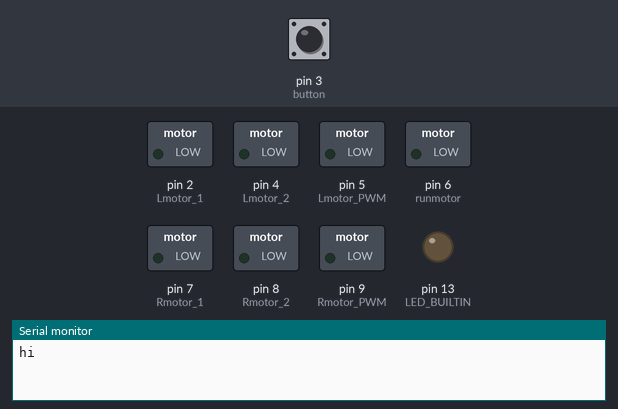
The sketch below on a simulated Arduino Nano, built with avr-gcc and run on an emulated ATmega328P. Shown: switched loads named in the sketch (green lamp = pin HIGH), output pins drawn as LEDs (lit = HIGH), the last lines printed to the serial monitor. Inputs (shaded band) come from the test bench; at power-on: pin 3 (button) HIGH.

Above: at 1.4 s.
1.5 s: pin 3 (button) pulled LOW for 0.15 s
At 2.1 s:
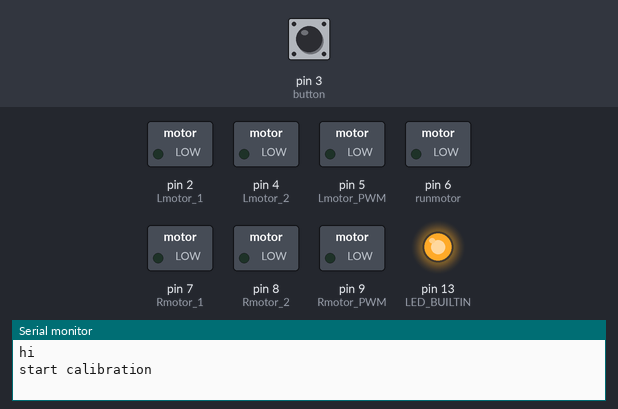
Timing chart, 0 to 7.7 s (numbered marks = the images above; inputs shaded):
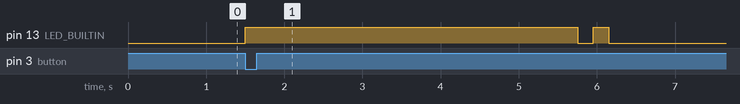

The sketch:

My_linecar_6_6_REFACTORING.ino
```cpp
#include <QTRSensors.h>

//Hello, the code below is for a robot that will follow the black line.

//These coefficients are needed for the PD controller
#define KP 0.029
#define KD 0.0005

#define set_speed 130    //minimum speed of the Motors
#define max_speed 160    //max. speed of the Motors

#define DEBUG 0

// create motor, Lmotor, Rmotor, button, QTRSensors
uint8_t Lmotor_1 = 2;
uint8_t Lmotor_2 = 4;
uint8_t Lmotor_PWM = 5;
uint8_t Rmotor_1 = 7;
uint8_t Rmotor_2 = 8;
uint8_t Rmotor_PWM = 9;
int runmotor = 6;
const int button = 3;

QTRSensors qtr;

const uint8_t SensorCount = 8;
uint16_t sensorValues[SensorCount];

void setup()
{
  Serial.begin(9600);
  Serial.println("hi");
  // configure the sensors
  qtr.setTypeAnalog();
  qtr.setSensorPins((const uint8_t[]){A0, A1, A2, A3, A4, A5, A6, A7}, SensorCount);
  qtr.setEmitterPin(10);

  delay(100);
  pinMode(LED_BUILTIN, OUTPUT);
  pinMode(Lmotor_1, OUTPUT);
  pinMode(Lmotor_2, OUTPUT);
  pinMode(Lmotor_PWM, OUTPUT);
  pinMode(Rmotor_1, OUTPUT);
  pinMode(Rmotor_2, OUTPUT);
  pinMode(Rmotor_PWM, OUTPUT);
  pinMode(runmotor, OUTPUT);
  pinMode(button, INPUT_PULLUP);

  delay(100);
}

int btnTimer = 0;
bool flag_colib = false;
bool flag_btn  = false;
bool flag_move = false;
bool flag_lap = false;

int lastError;
int stop_line;

bool is_lap;
uint8_t count_laps = 0;

void loop()
{

  int motorSpeed;
  int leftMotorSpeed;
  int rightMotorSpeed;

  bool btnState = !digitalRead(button); //Reading the inverse value of the button

  //start calibration
  /*When we just turned on the machine and pressed the button,
  the calibration of the sensors will begin. You will need to move the car
  from side to side so that all the sensors light up and
  the car drives correctly along the line*/
  if(btnState && !flag_colib && millis() - btnTimer > 100) {      //colibration

    btnTimer = millis();
    manual_calibration();

    Serial.println("colibration succsed");
    flag_colib = true;
  }

  /*When we click on the button, this function will run
  Thanks to this, we raise flag_move, and the car starts to go*/
  if (btnState && !flag_btn && flag_colib && millis() - btnTimer > 100)   //button pressed
    {
      btnTimer = millis();
      delay(400);

      flag_move = !flag_move;
      flag_btn = !flag_btn;
      stop_line = 0;
      Serial.print("Button pressed\n");
    }
      else if(!btnState) flag_btn = false;

  //If the machine is standing and it is calibrated, the machine runs

  if (!flag_move && flag_colib ) {                                //Run car
    digitalWrite(runmotor,HIGH);

    int position = qtr.readLineBlack(sensorValues);               //We're going down the black line
    int error = position - 3500;                                  //Variable that looks up our location

    motorSpeed = KP * error + KD * (error - lastError);       //PD controller
    leftMotorSpeed = set_speed - motorSpeed;
    rightMotorSpeed = set_speed + motorSpeed;

    //Setting the speed of the motors
    leftMotorSpeed = constrain(leftMotorSpeed, 0, max_speed);
    rightMotorSpeed = constrain(rightMotorSpeed, 0, max_speed);
    int lastError = error;

    /*If you have problems with rotation and you think
    it's a sensor problem, you can uncomment this print_sensor_data() function,
    and comment out set_motors(). Thanks to this, you can check the correct operation of your sensors.*/

    //print_sensor_data(sensorValues[SensorCount], position);
    set_motors(leftMotorSpeed, rightMotorSpeed); // set motor speeds using the two motor speed variables above

    //Next, count the number of circles
    if(sensorValues[0] > 800 && sensorValues[7] > 800){
      is_lap = true;
    }
    else is_lap = false;
    stop_line = laps(is_lap);

}

/*If the car is moving and it is calibrated OR
it has passed the start line more than 3 times - it will stop*/
  if ((flag_move && flag_colib) || stop_line >= 3) {                              //Stop car

    Serial.println("stop motor");
    digitalWrite(runmotor,LOW);
  }

}


//The function that allows our motors to move
void set_motors(int motor1speed, int motor2speed)
{
analogWrite(Lmotor_PWM,motor1speed); //run motor
analogWrite(Rmotor_PWM,motor2speed);
digitalWrite(Lmotor_1,HIGH);
digitalWrite(Lmotor_2,LOW);
digitalWrite(Rmotor_1,LOW);
digitalWrite(Rmotor_2,HIGH);
}

int laps(bool is_lap)
{
  Serial.println(is_lap);

if(is_lap)
{
  if(!flag_lap)
  {     // when do lap
    Serial.print("laps: ");
    Serial.println(count_laps);

   count_laps++;
    flag_lap = true;
  }
}
  else flag_lap = false;

  return count_laps;
}

void print_sensor_data(uint16_t sensorValues[SensorCount], int position){
  for (uint8_t i = 0; i < SensorCount; i++)   //print sensor data
  {
    Serial.print(sensorValues[i]);
    Serial.print('\t');
  }
  Serial.println(position);
  delay(250);
}

void manual_calibration() {
  digitalWrite(LED_BUILTIN, HIGH); // turn on Arduino's LED to indicate we are in calibration mode
  // analogRead() takes about 0.1 ms on an AVR.
  // 0.1 ms per sensor * 4 samples per sensor read (default) * 6 sensors
  // * 10 reads per calibrate() call = ~24 ms per calibrate() call.
  // Call calibrate(start) 400 times to make calibration take about 10 seconds.
  Serial.println("start calibration");
  for (uint16_t i = 0; i < 170; i++)
  {
    qtr.calibrate();
  }
  digitalWrite(LED_BUILTIN, LOW); // turn off Arduino's LED to indicate we are through with calibration
  delay(200);
  digitalWrite(LED_BUILTIN, HIGH);
  delay(200);
  digitalWrite(LED_BUILTIN, LOW);
  delay(100);

  if (DEBUG){
    Serial.print("debug");
    for (uint8_t i = 0; i < SensorCount; i++)
    {
      Serial.print(qtr.calibrationOn.minimum[i]);
      Serial.print(' ');
    }
    Serial.println();

    // print the calibration maximum values measured when emitters were on
    for (uint8_t i = 0; i < SensorCount; i++)
    {
      Serial.print(qtr.calibrationOn.maximum[i]);
      Serial.print(' ');
    }
    Serial.println();
    Serial.println();
  }
}
```

Measured:
- after the input at 1.5 s, pin 13 (LED_BUILTIN): LOW → HIGH at once, → LOW 4.3 s later, → HIGH 0.20 s later, → LOW 0.20 s later
